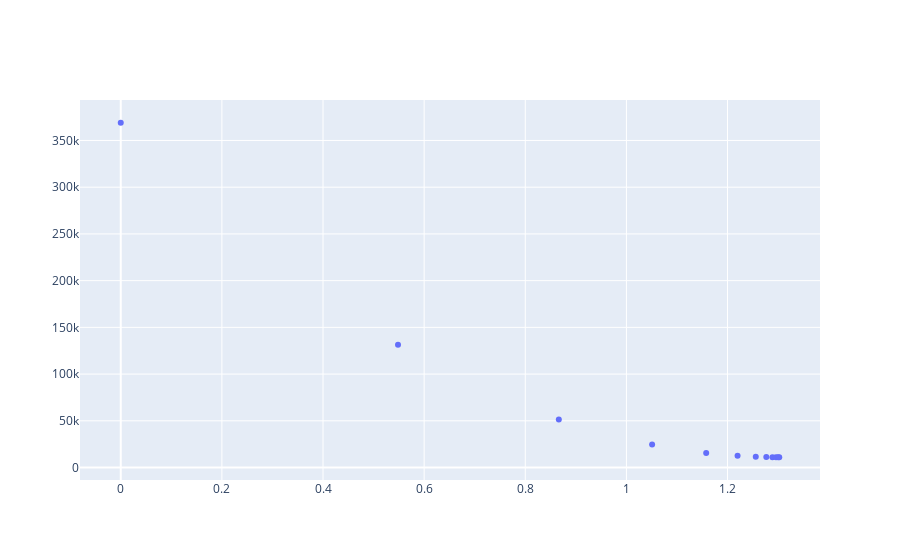

The notebook cell this image was saved under:
### Code cell
if descent_steps:
    m_values = list(map(lambda step: step['m'],descent_steps))
    rss_result_values = list(map(lambda step: step['rss'], descent_steps))
    text_values = list(map(lambda step: 'cost curve slope: ' + str(step['slope']), descent_steps))
    gradient_trace = trace_values(m_values, rss_result_values, text=text_values)
    plot([gradient_trace])

### Figure 1 — Plotly figure (JSON) as saved in the notebook; plotly's stock layout.template omitted (floating-point values rounded to 4 significant figures)
{"data": [{"mode": "markers", "name": "data", "text": ["cost curve slope: -548316.9999998063", "cost curve slope: -318023.86000024853", "cost curve slope: -184453.83880040026", "cost curve slope: -106983.22650372575", "cost curve slope: -62050.271372208954", "cost curve slope: -35989.15739588847", "cost curve slope: -20873.711289696075", "cost curve slope: -12106.752547970245", "cost curve slope: -7021.916477824561", "cost curve slope: -4072.711557128059", "cost curve slope: -2362.172703124088", "cost curve slope: -1370.0601677373925"], "type": "scatter", "x": [0, 0.5483, 0.8663, 1.051, 1.158, 1.22, 1.256, 1.277, 1.289, 1.296, 1.3, 1.302], "y": [369000.0, 131400.0, 51530.0, 24650.0, 15600.0, 12560.0, 11540.0, 11190.0, 11080.0, 11040.0, 11030.0, 11020.0]}], "layout": {}}
